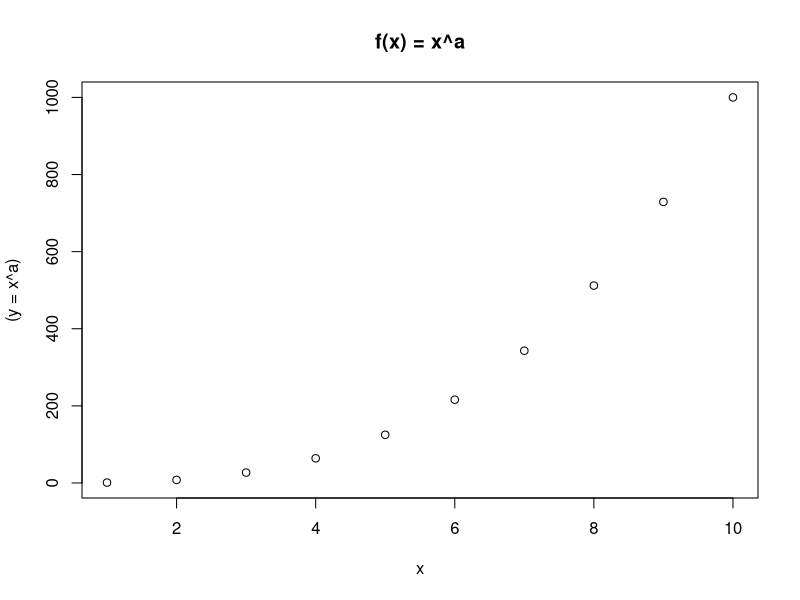
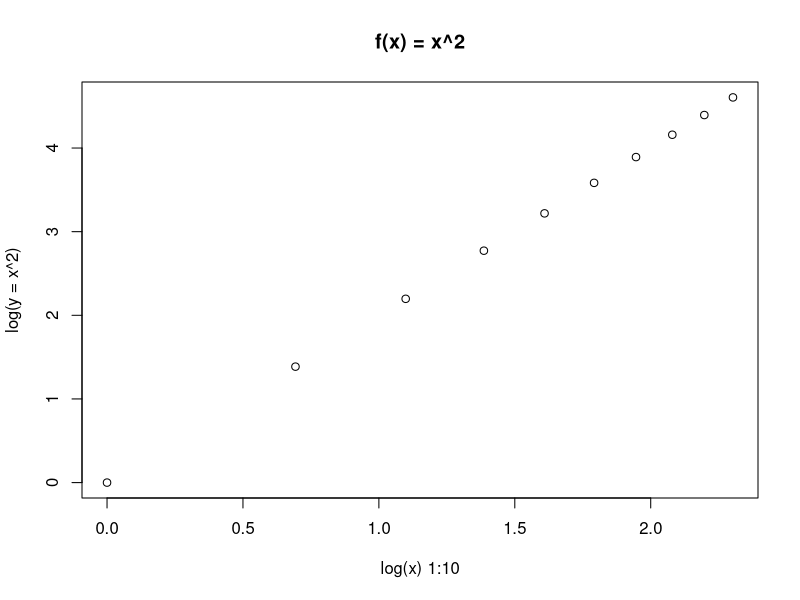

Generate these figures, in order, with R:

# Writing functions

# raising 2 to the 3rd power
Power <- function()
{
  print(2^3)
  
}

# raising x to the ath power
Power2 <- function(x, a){
  print(x^a)
}

Power3 <- function(x, a)
{
  return(x^a)
}

PlotPower <- function(x, a)
{
  plot(x, y = Power3(x, a),
       xlab = "x",
       ylab = "(y = x^a)",
       main = "f(x) = x^a")
  
}

PlotPower(1:10, 3)
# raising 3 to the 8th power
Power2(3, 8)
# raising 10 to the 3rd power
Power2(10, 3)
# raising 8 to the 17th power
Power2(8, 17)
# raising 131 to the 3rd power
Power2(131, 3)

(res <- Power3(10, 3))

x <- 1:10
y <- Power3(x, 2)
plot(log(x), log(y),
     xlab = "log(x) 1:10",
     ylab = "log(y = x^2)",
     main = "f(x) = x^2")

?plot
plot